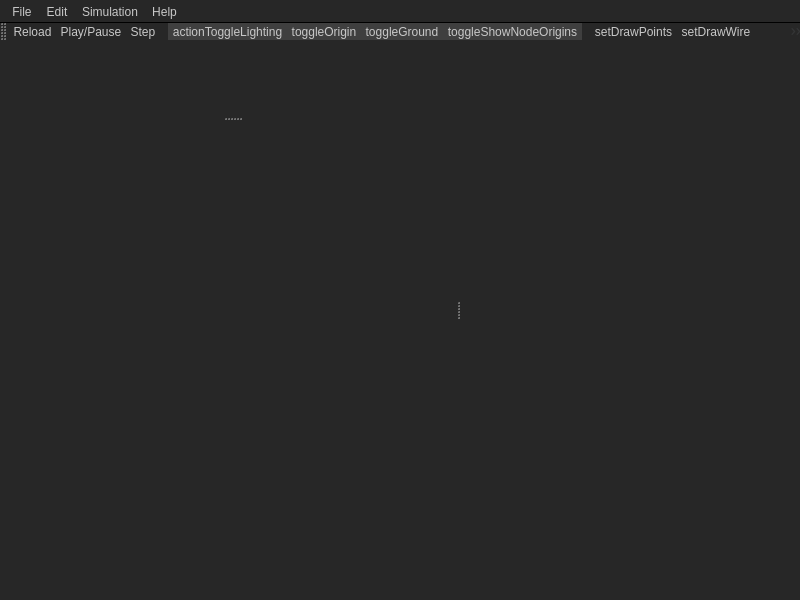
<?xml version="1.0" encoding="UTF-8"?>
<ui version="4.0">
 <class>MainWindow</class>
 <widget class="QMainWindow" name="MainWindow">
  <property name="geometry">
   <rect>
    <x>0</x>
    <y>0</y>
    <width>800</width>
    <height>600</height>
   </rect>
  </property>
  <property name="windowTitle">
   <string>fugu</string>
  </property>
  <property name="styleSheet">
   <string notr="true">/*
	zbrush-like palette
	darkerbg: #101010
	background: #272727	
	lighterbg: #3f3f3f
	inactive font: #959595
	active font: #c8c8c8	
	orange: #f27000
*/

QWidget {
	background: #272727;
	background-color: #272727;
	color: #c8c8c8;
	border: 0;	
}

QTabBar {
	background-color: #272727;
	border: 0;
}

QTabBar::tab { 
	background-color: #272727;
	color: #959595;	 
	padding: 6px;
	/* border: 1px solid black; */ 
	
	border: 0; /* px solid #C4C4C3; */
	 
	border-bottom: 2px solid #272727; /* same as the pane color */
	border-top-left-radius: 0px;
	border-top-right-radius: 0px;
	min-width: 8ex;
}
 
QTabBar::tab:selected, QTabBar::tab:hover {
	background-color: #3f3f3f;
	color: #c8c8c8;	
}

QTabBar::tab:hover {
	background-color: #f27000;
}

QTabWidget::pane { 
	border: 0; 
	border-top: 2px solid #272727;
}



#commandline {
	background-color: #FF0000;
}






QMenu {
     background-color: #272727; /* sets background of the menu */
     color: #c8c8c8;
     border: 1px solid black;     
 }

 QMenu::item {
     /* sets background of menu item. set this to something non-transparent
         if you want menu color and menu item color to be different */
      background-color: #272727; 
      /* background-color: black; */
     
     /* padding: 2px 25px 2px 20px; */
     padding: 2px 25px 2px 20px;
    /*  border: 1px solid transparent; reserve space for selection border */
 }

 QMenu::item:selected { /* when user selects item using mouse or keyboard */
     background-color: #f27000;
 }
 
  QMenu::item:checked {
     background: #3f3f3f;
 }
 
  QMenu::item:checked:selected {
     background-color: #f27000;
 }
 
 QMenu::icon:checked { /* appearance of a 'checked' icon */
     background: transparent; /*#272727; */
     border: 0; /* 1px inset gray; */
     position: absolute;
     top: 1px;
     right: 1px;
     bottom: 1px;
     left: 1px;
 }
  
 QMenu::indicator {
     width: 13px;
     height: 13px;
     background-color: transparent; /* #272727; */
     border: 0;
     padding: 0;
     margin: 0;
 }
 
 /* non-exclusive indicator = check box style indicator (see QActionGroup::setExclusive) */
  QMenu::indicator:non-exclusive {
 	image: none;
 	 border: 0;
     padding: 0;
     margin: 0;
 }
 
 QMenu::indicator:non-exclusive:unchecked {
 }

 QMenu::indicator:non-exclusive:unchecked:selected {
 	background-color: #f27000;
 }

 QMenu::indicator:non-exclusive:checked {
     /* image: url(&quot;../assets/icons/tick.png&quot;); */     
     background: #3f3f3f;
 }

 QMenu::indicator:non-exclusive:checked:selected {
 	background-color: #f27000;
 }

 /* exclusive indicator = radio button style indicator (see QActionGroup::setExclusive) */
 QMenu::indicator:exclusive {
 image: none;
 	 border: 0;
     padding: 0;
     margin: 0;
 }
 
 QMenu::indicator:exclusive:unchecked {
 }

 QMenu::indicator:exclusive:unchecked:selected {
 	background-color: #f27000; 	
 }

 QMenu::indicator:exclusive:checked {
 	background: #3f3f3f;
 }

 QMenu::indicator:exclusive:checked:selected {
 	background-color: #f27000;
 }
 
/* Customize the menu bar. */
QMenuBar {
	background-color: #272727;
	color: #c8c8c8;
	
    border-image: none;
    border-style: none;
    padding: 2px;
    border-bottom: 1px solid black;
}

QMenuBar::item {
    background-color: transparent;
    
    /* border: 1px solid black; */
    /* padding: 4px; */
}

QMenuBar::item:selected {
    background-color: #3f3f3f;
}












QPushButton {
     border-style: outset;
     border-width: 1px;
     border-radius: 6px;
     border-color: black;
     font: bold;
     min-width: 10em;
     padding: 3px;
 }
 
 QPushButton:pressed {
     background-color: #3f3f3f;
     border-style: inset;
 }
 
 QScrollBar {
 	background: #272727;
 }
 
 QScrollBar:horizontal {
 	height: 10px;
    margin: 0 10px 0 10px;
 }
 
  QScrollBar::handle:horizontal {
      background: #3f3f3f; 
      min-width: 5px;
  }
  
  QScrollBar::handle:horizontal:pressed {
      background: #959595;
  }
  
  QScrollBar::add-line:horizontal {      
      background: black;
      border: 2px solid #3f3f3f;
      width: 6px;
      subcontrol-position: right;
      subcontrol-origin: margin;
  }

  QScrollBar::sub-line:horizontal {      
      background: black;
      border: 2px solid #3f3f3f;
      width: 6px;
      subcontrol-position: left;
      subcontrol-origin: margin;
  }
  
  QScrollBar::left-arrow:horizontal, QScrollBar::right-arrow:horizontal {  	 
      width: 0px;
      height: 0px;
      background: none;
  }

  QScrollBar::add-page:horizontal, QScrollBar::sub-page:horizontal {
      background: none;
  }
  
  
 QScrollBar:vertical {
      /* background: #272727; */      
      width: 10px;
      margin: 10px 0 10px 0;
  }
  
  QScrollBar::handle:vertical {
      background: #3f3f3f; 
      min-height: 5px;
  }
  
  QScrollBar::handle:vertical:pressed {
      background: #959595;
  }
  
  QScrollBar::add-line:vertical {      
      background: black;
      border: 2px solid #3f3f3f;
      height: 6px;
      subcontrol-position: bottom;
      subcontrol-origin: margin;
  }

  QScrollBar::sub-line:vertical {      
      background: black;
      border: 2px solid #3f3f3f;
      height: 6px;
      subcontrol-position: top;
      subcontrol-origin: margin;
  }
  
  QScrollBar::up-arrow:vertical, QScrollBar::down-arrow:vertical {  	 
      width: 0px;
      height: 0px;
      background: none;
  }

  QScrollBar::add-page:vertical, QScrollBar::sub-page:vertical {
      background: none;
  }
  
  
  
  
  
  
QSplitter::handle {
	image: none; /* url(images/splitter.png); */
	background: transparent;	
}

 QSplitter::handle:horizontal {
     width: 8px;
     /* border-right: 2px dotted #3f3f3f; */
     
    /* 
     background: qlineargradient(x1: 0, y1: 0, x2: 1, y2: 0,
		stop: 0 #101010, stop: 1.0 #272727 ); */
	background: qlineargradient(x1: 0, y1: 0, x2: 1, y2: 0,
		stop: 0 #181818, 
		stop: 1 #272727 );
     
     
 }

 QSplitter::handle:vertical {
     height: 6px;
     /* border-bottom: 2px dotted #3f3f3f; */
     
     background: qlineargradient(x1: 0, y1: 0, x2: 0, y2: 1,
		stop: 0 #181818, stop: 1.0 #272727 );
 }

 QSplitter::handle:pressed, QSplitter::handle:hover {
     image: none; /* url(images/splitter_pressed.png); */
     /* background: #3f3f3f; */
     border-color: #f27000;
 }
 
 
 
  QToolBar {     
     spacing: 0px; /* spacing between items in the tool bar */
     background: #272727;
 }

QToolBar::separator:horizontal {
	width: 8px;
	 background: transparent; /* #3f3f3f; */
}

 QToolBar::handle:horizontal {
     /* image: url(handle.png); */
     image: none;
     width: 8px;
     background: #3f3f3f;
 }
 
 QToolBar::handle:hover {
     /* image: url(handle.png); */
     image: none;
 	background: #f27000;         
 } 
 
 QToolButton { /* all types of tool button */
	background-color: #272727;
	margin: 0px;
 }

 QToolButton[popupMode=&quot;1&quot;] { /* only for MenuButtonPopup */
     padding-right: 10px; /* make way for the popup button */
 }

 QToolButton:checked {
	 background: #3f3f3f;
}

 QToolButton:pressed, QToolButton:hover {
 	background-color: #f27000;
 }
  
 </string>
  </property>
  <property name="unifiedTitleAndToolBarOnMac">
   <bool>false</bool>
  </property>
  <widget class="QWidget" name="centralwidget">
   <layout class="QHBoxLayout" name="horizontalLayout">
    <item>
     <widget class="QSplitter" name="splitter">
      <property name="orientation">
       <enum>Qt::Horizontal</enum>
      </property>
      <widget class="QFrame" name="frame_2">
       <property name="sizePolicy">
        <sizepolicy hsizetype="Expanding" vsizetype="Preferred">
         <horstretch>0</horstretch>
         <verstretch>0</verstretch>
        </sizepolicy>
       </property>
       <property name="frameShape">
        <enum>QFrame::StyledPanel</enum>
       </property>
       <property name="frameShadow">
        <enum>QFrame::Raised</enum>
       </property>
       <layout class="QHBoxLayout" name="horizontalLayout_3">
        <item>
         <widget class="QSplitter" name="splitter_2">
          <property name="orientation">
           <enum>Qt::Vertical</enum>
          </property>
          <widget class="QWidget" name="editorscontainer" native="true">
           <layout class="QHBoxLayout" name="horizontalLayout_2">
            <property name="spacing">
             <number>0</number>
            </property>
            <property name="margin">
             <number>0</number>
            </property>
            <item>
             <widget class="QTabWidget" name="editors">
              <property name="currentIndex">
               <number>-1</number>
              </property>
              <property name="documentMode">
               <bool>false</bool>
              </property>
              <property name="movable">
               <bool>true</bool>
              </property>
             </widget>
            </item>
           </layout>
          </widget>
          <widget class="ConsoleWidget" name="consolewidget" native="true">
           <property name="sizePolicy">
            <sizepolicy hsizetype="Preferred" vsizetype="Expanding">
             <horstretch>0</horstretch>
             <verstretch>0</verstretch>
            </sizepolicy>
           </property>
          </widget>
         </widget>
        </item>
       </layout>
      </widget>
      <widget class="FGView" name="fgview" native="true">
       <property name="sizePolicy">
        <sizepolicy hsizetype="Expanding" vsizetype="Expanding">
         <horstretch>0</horstretch>
         <verstretch>0</verstretch>
        </sizepolicy>
       </property>
       <property name="minimumSize">
        <size>
         <width>50</width>
         <height>50</height>
        </size>
       </property>
       <property name="baseSize">
        <size>
         <width>0</width>
         <height>0</height>
        </size>
       </property>
      </widget>
     </widget>
    </item>
   </layout>
  </widget>
  <widget class="QMenuBar" name="menubar">
   <property name="geometry">
    <rect>
     <x>0</x>
     <y>0</y>
     <width>800</width>
     <height>25</height>
    </rect>
   </property>
   <widget class="QMenu" name="menuFile">
    <property name="title">
     <string>File</string>
    </property>
    <addaction name="actionNew"/>
    <addaction name="action_Open"/>
    <addaction name="action_Save"/>
    <addaction name="actionSave_As"/>
    <addaction name="actionExit"/>
   </widget>
   <widget class="QMenu" name="menuEdit">
    <property name="title">
     <string>Edit</string>
    </property>
    <addaction name="actionUndo"/>
    <addaction name="actionRedo"/>
   </widget>
   <widget class="QMenu" name="menuSimulation">
    <property name="title">
     <string>Simulation</string>
    </property>
    <addaction name="actionPlay"/>
    <addaction name="actionReload"/>
    <addaction name="actionStep"/>
   </widget>
   <widget class="QMenu" name="menuHelp">
    <property name="title">
     <string>Help</string>
    </property>
    <addaction name="action_Reference"/>
    <addaction name="action_About"/>
   </widget>
   <addaction name="menuFile"/>
   <addaction name="menuEdit"/>
   <addaction name="menuSimulation"/>
   <addaction name="menuHelp"/>
  </widget>
  <widget class="QStatusBar" name="statusbar"/>
  <widget class="QToolBar" name="toolBar">
   <property name="windowTitle">
    <string>toolBar</string>
   </property>
   <attribute name="toolBarArea">
    <enum>TopToolBarArea</enum>
   </attribute>
   <attribute name="toolBarBreak">
    <bool>false</bool>
   </attribute>
   <addaction name="actionReload"/>
   <addaction name="actionPlay"/>
   <addaction name="actionStep"/>
   <addaction name="separator"/>
   <addaction name="actionToggleLighting"/>
   <addaction name="actionToggleOrigin"/>
   <addaction name="actionToggleGround"/>
   <addaction name="actionToggleShowNodeOrigins"/>
   <addaction name="separator"/>
   <addaction name="actionSetDrawPoints"/>
   <addaction name="actionSetDrawWire"/>
   <addaction name="actionSetDrawFlat"/>
   <addaction name="actionSetDrawPhong"/>
   <addaction name="actionSetDrawTextured"/>
   <addaction name="separator"/>
   <addaction name="actionSetSubdivs0"/>
   <addaction name="actionSetSubdivs1"/>
   <addaction name="actionSetSubdivs2"/>
   <addaction name="actionSetSubdivs3"/>
   <addaction name="separator"/>
   <addaction name="actionSetColourNone"/>
   <addaction name="actionSetColourVertex"/>
  </widget>
  <action name="actionNew">
   <property name="text">
    <string>&amp;New</string>
   </property>
   <property name="shortcut">
    <string>Ctrl+N</string>
   </property>
  </action>
  <action name="action_Open">
   <property name="text">
    <string>&amp;Open</string>
   </property>
   <property name="shortcut">
    <string>Ctrl+O</string>
   </property>
  </action>
  <action name="action_Save">
   <property name="text">
    <string>&amp;Save</string>
   </property>
   <property name="shortcut">
    <string>Ctrl+S</string>
   </property>
  </action>
  <action name="actionSave_As">
   <property name="text">
    <string>Save As...</string>
   </property>
  </action>
  <action name="actionExit">
   <property name="text">
    <string>Exit</string>
   </property>
  </action>
  <action name="actionUndo">
   <property name="text">
    <string>Undo</string>
   </property>
   <property name="shortcut">
    <string>Ctrl+Z</string>
   </property>
  </action>
  <action name="actionRedo">
   <property name="text">
    <string>Redo</string>
   </property>
   <property name="shortcut">
    <string>Ctrl+Y</string>
   </property>
  </action>
  <action name="actionPlay">
   <property name="checkable">
    <bool>true</bool>
   </property>
   <property name="icon">
    <iconset resource="resources.qrc">
     <normaloff>:/res/control_play.png</normaloff>
     <normalon>:/res/control_pause.png</normalon>:/res/control_play.png</iconset>
   </property>
   <property name="text">
    <string>Play/Pause</string>
   </property>
  </action>
  <action name="actionReload">
   <property name="icon">
    <iconset resource="resources.qrc">
     <normaloff>:/res/control_start.png</normaloff>:/res/control_start.png</iconset>
   </property>
   <property name="text">
    <string>Reload</string>
   </property>
   <property name="shortcut">
    <string>Ctrl+R, F5</string>
   </property>
  </action>
  <action name="actionStep">
   <property name="icon">
    <iconset resource="resources.qrc">
     <normaloff>:/res/control_step.png</normaloff>:/res/control_step.png</iconset>
   </property>
   <property name="text">
    <string>Step</string>
   </property>
  </action>
  <action name="action_About">
   <property name="text">
    <string>&amp;About</string>
   </property>
  </action>
  <action name="action_Reference">
   <property name="text">
    <string>&amp;Reference</string>
   </property>
  </action>
  <action name="actionToggleLighting">
   <property name="checkable">
    <bool>true</bool>
   </property>
   <property name="checked">
    <bool>true</bool>
   </property>
   <property name="icon">
    <iconset resource="resources.qrc">
     <normaloff>:/res/lightbulb_off.png</normaloff>
     <normalon>:/res/lightbulb.png</normalon>:/res/lightbulb_off.png</iconset>
   </property>
   <property name="text">
    <string>actionToggleLighting</string>
   </property>
   <property name="toolTip">
    <string>Enable lighting</string>
   </property>
  </action>
  <action name="actionSetDrawWire">
   <property name="checkable">
    <bool>true</bool>
   </property>
   <property name="icon">
    <iconset resource="resources.qrc">
     <normaloff>:/res/wire.png</normaloff>:/res/wire.png</iconset>
   </property>
   <property name="text">
    <string>setDrawWire</string>
   </property>
  </action>
  <action name="actionSetDrawFlat">
   <property name="checkable">
    <bool>true</bool>
   </property>
   <property name="icon">
    <iconset resource="resources.qrc">
     <normaloff>:/res/flat.png</normaloff>:/res/flat.png</iconset>
   </property>
   <property name="text">
    <string>setDrawFlat</string>
   </property>
  </action>
  <action name="actionSetDrawSmooth">
   <property name="checkable">
    <bool>true</bool>
   </property>
   <property name="icon">
    <iconset resource="resources.qrc">
     <normaloff>:/res/smooth.png</normaloff>:/res/smooth.png</iconset>
   </property>
   <property name="text">
    <string>setDrawSmooth</string>
   </property>
  </action>
  <action name="actionSetDrawPhong">
   <property name="checkable">
    <bool>true</bool>
   </property>
   <property name="icon">
    <iconset resource="resources.qrc">
     <normaloff>:/res/phong.png</normaloff>:/res/phong.png</iconset>
   </property>
   <property name="text">
    <string>setDrawPhong</string>
   </property>
  </action>
  <action name="actionSetDrawPoints">
   <property name="checkable">
    <bool>true</bool>
   </property>
   <property name="icon">
    <iconset resource="resources.qrc">
     <normaloff>:/res/points.png</normaloff>:/res/points.png</iconset>
   </property>
   <property name="text">
    <string>setDrawPoints</string>
   </property>
  </action>
  <action name="actionSetDrawTextured">
   <property name="checkable">
    <bool>true</bool>
   </property>
   <property name="icon">
    <iconset resource="resources.qrc">
     <normaloff>:/res/textured.png</normaloff>:/res/textured.png</iconset>
   </property>
   <property name="text">
    <string>setDrawTextured</string>
   </property>
  </action>
  <action name="actionSetSubdivs0">
   <property name="checkable">
    <bool>true</bool>
   </property>
   <property name="icon">
    <iconset resource="resources.qrc">
     <normaloff>:/res/subdiv0.png</normaloff>:/res/subdiv0.png</iconset>
   </property>
   <property name="text">
    <string>setSubdivs0</string>
   </property>
  </action>
  <action name="actionSetSubdivs1">
   <property name="checkable">
    <bool>true</bool>
   </property>
   <property name="icon">
    <iconset resource="resources.qrc">
     <normaloff>:/res/subdiv1.png</normaloff>:/res/subdiv1.png</iconset>
   </property>
   <property name="text">
    <string>setSubdivs1</string>
   </property>
  </action>
  <action name="actionSetSubdivs2">
   <property name="checkable">
    <bool>true</bool>
   </property>
   <property name="icon">
    <iconset resource="resources.qrc">
     <normaloff>:/res/subdiv2.png</normaloff>:/res/subdiv2.png</iconset>
   </property>
   <property name="text">
    <string>setSubdivs2</string>
   </property>
  </action>
  <action name="actionSetSubdivs3">
   <property name="checkable">
    <bool>true</bool>
   </property>
   <property name="icon">
    <iconset resource="resources.qrc">
     <normaloff>:/res/subdiv3.png</normaloff>:/res/subdiv3.png</iconset>
   </property>
   <property name="text">
    <string>setSubdivs3</string>
   </property>
  </action>
  <action name="actionToggleOrigin">
   <property name="checkable">
    <bool>true</bool>
   </property>
   <property name="checked">
    <bool>true</bool>
   </property>
   <property name="icon">
    <iconset resource="resources.qrc">
     <normaloff>:/res/axes.png</normaloff>:/res/axes.png</iconset>
   </property>
   <property name="text">
    <string>toggleOrigin</string>
   </property>
  </action>
  <action name="actionToggleGround">
   <property name="checkable">
    <bool>true</bool>
   </property>
   <property name="checked">
    <bool>true</bool>
   </property>
   <property name="icon">
    <iconset resource="resources.qrc">
     <normaloff>:/res/ground.png</normaloff>:/res/ground.png</iconset>
   </property>
   <property name="text">
    <string>toggleGround</string>
   </property>
  </action>
  <action name="actionToggleShowNodeOrigins">
   <property name="checkable">
    <bool>true</bool>
   </property>
   <property name="checked">
    <bool>true</bool>
   </property>
   <property name="icon">
    <iconset resource="resources.qrc">
     <normaloff>:/res/nodeaxes.png</normaloff>:/res/nodeaxes.png</iconset>
   </property>
   <property name="text">
    <string>toggleShowNodeOrigins</string>
   </property>
  </action>
  <action name="actionSetColourNone">
   <property name="checkable">
    <bool>true</bool>
   </property>
   <property name="icon">
    <iconset resource="resources.qrc">
     <normaloff>:/res/colour_none.png</normaloff>:/res/colour_none.png</iconset>
   </property>
   <property name="text">
    <string>setColourNone</string>
   </property>
  </action>
  <action name="actionSetColourVertex">
   <property name="checkable">
    <bool>true</bool>
   </property>
   <property name="icon">
    <iconset resource="resources.qrc">
     <normaloff>:/res/colour_vertex.png</normaloff>:/res/colour_vertex.png</iconset>
   </property>
   <property name="text">
    <string>setColourVertex</string>
   </property>
  </action>
 </widget>
 <customwidgets>
  <customwidget>
   <class>ConsoleWidget</class>
   <extends>QWidget</extends>
   <header>fge/consolewidget.h</header>
   <container>1</container>
  </customwidget>
  <customwidget>
   <class>FGView</class>
   <extends>QWidget</extends>
   <header>fge/fgview.h</header>
   <container>1</container>
   <slots>
    <slot>toggleLighting(bool)</slot>
    <slot>setDrawSmooth()</slot>
    <slot>setDrawFlat()</slot>
    <slot>setDrawWire()</slot>
    <slot>setDrawPoints()</slot>
    <slot>setDrawTextured()</slot>
    <slot>setDrawPhong()</slot>
    <slot>setSubdivs0()</slot>
    <slot>setSubdivs1()</slot>
    <slot>setSubdivs2()</slot>
    <slot>setSubdivs3()</slot>
    <slot>toggleOrigin(bool)</slot>
    <slot>toggleGround(bool)</slot>
    <slot>toggleShowNodeAxes(bool)</slot>
    <slot>setColourModeNone()</slot>
    <slot>setColourModeVertex()</slot>
   </slots>
  </customwidget>
 </customwidgets>
 <resources>
  <include location="resources.qrc"/>
 </resources>
 <connections>
  <connection>
   <sender>actionNew</sender>
   <signal>triggered()</signal>
   <receiver>MainWindow</receiver>
   <slot>newFile()</slot>
   <hints>
    <hint type="sourcelabel">
     <x>-1</x>
     <y>-1</y>
    </hint>
    <hint type="destinationlabel">
     <x>399</x>
     <y>299</y>
    </hint>
   </hints>
  </connection>
  <connection>
   <sender>actionExit</sender>
   <signal>triggered()</signal>
   <receiver>MainWindow</receiver>
   <slot>quit()</slot>
   <hints>
    <hint type="sourcelabel">
     <x>-1</x>
     <y>-1</y>
    </hint>
    <hint type="destinationlabel">
     <x>399</x>
     <y>299</y>
    </hint>
   </hints>
  </connection>
  <connection>
   <sender>actionRedo</sender>
   <signal>triggered()</signal>
   <receiver>MainWindow</receiver>
   <slot>redo()</slot>
   <hints>
    <hint type="sourcelabel">
     <x>-1</x>
     <y>-1</y>
    </hint>
    <hint type="destinationlabel">
     <x>399</x>
     <y>299</y>
    </hint>
   </hints>
  </connection>
  <connection>
   <sender>actionUndo</sender>
   <signal>triggered()</signal>
   <receiver>MainWindow</receiver>
   <slot>undo()</slot>
   <hints>
    <hint type="sourcelabel">
     <x>-1</x>
     <y>-1</y>
    </hint>
    <hint type="destinationlabel">
     <x>399</x>
     <y>299</y>
    </hint>
   </hints>
  </connection>
  <connection>
   <sender>actionReload</sender>
   <signal>triggered()</signal>
   <receiver>MainWindow</receiver>
   <slot>reload()</slot>
   <hints>
    <hint type="sourcelabel">
     <x>-1</x>
     <y>-1</y>
    </hint>
    <hint type="destinationlabel">
     <x>399</x>
     <y>299</y>
    </hint>
   </hints>
  </connection>
  <connection>
   <sender>actionSave_As</sender>
   <signal>triggered()</signal>
   <receiver>MainWindow</receiver>
   <slot>saveAs()</slot>
   <hints>
    <hint type="sourcelabel">
     <x>-1</x>
     <y>-1</y>
    </hint>
    <hint type="destinationlabel">
     <x>399</x>
     <y>299</y>
    </hint>
   </hints>
  </connection>
  <connection>
   <sender>actionStep</sender>
   <signal>triggered()</signal>
   <receiver>MainWindow</receiver>
   <slot>step()</slot>
   <hints>
    <hint type="sourcelabel">
     <x>-1</x>
     <y>-1</y>
    </hint>
    <hint type="destinationlabel">
     <x>399</x>
     <y>299</y>
    </hint>
   </hints>
  </connection>
  <connection>
   <sender>action_About</sender>
   <signal>triggered()</signal>
   <receiver>MainWindow</receiver>
   <slot>about()</slot>
   <hints>
    <hint type="sourcelabel">
     <x>-1</x>
     <y>-1</y>
    </hint>
    <hint type="destinationlabel">
     <x>399</x>
     <y>299</y>
    </hint>
   </hints>
  </connection>
  <connection>
   <sender>action_Open</sender>
   <signal>triggered()</signal>
   <receiver>MainWindow</receiver>
   <slot>open()</slot>
   <hints>
    <hint type="sourcelabel">
     <x>-1</x>
     <y>-1</y>
    </hint>
    <hint type="destinationlabel">
     <x>399</x>
     <y>299</y>
    </hint>
   </hints>
  </connection>
  <connection>
   <sender>action_Reference</sender>
   <signal>triggered()</signal>
   <receiver>MainWindow</receiver>
   <slot>about()</slot>
   <hints>
    <hint type="sourcelabel">
     <x>-1</x>
     <y>-1</y>
    </hint>
    <hint type="destinationlabel">
     <x>399</x>
     <y>299</y>
    </hint>
   </hints>
  </connection>
  <connection>
   <sender>action_Save</sender>
   <signal>triggered()</signal>
   <receiver>MainWindow</receiver>
   <slot>save()</slot>
   <hints>
    <hint type="sourcelabel">
     <x>-1</x>
     <y>-1</y>
    </hint>
    <hint type="destinationlabel">
     <x>399</x>
     <y>299</y>
    </hint>
   </hints>
  </connection>
  <connection>
   <sender>actionToggleLighting</sender>
   <signal>toggled(bool)</signal>
   <receiver>fgview</receiver>
   <slot>toggleLighting(bool)</slot>
   <hints>
    <hint type="sourcelabel">
     <x>-1</x>
     <y>-1</y>
    </hint>
    <hint type="destinationlabel">
     <x>765</x>
     <y>319</y>
    </hint>
   </hints>
  </connection>
  <connection>
   <sender>actionPlay</sender>
   <signal>toggled(bool)</signal>
   <receiver>MainWindow</receiver>
   <slot>togglePlay(bool)</slot>
   <hints>
    <hint type="sourcelabel">
     <x>-1</x>
     <y>-1</y>
    </hint>
    <hint type="destinationlabel">
     <x>399</x>
     <y>299</y>
    </hint>
   </hints>
  </connection>
  <connection>
   <sender>actionSetDrawFlat</sender>
   <signal>triggered()</signal>
   <receiver>fgview</receiver>
   <slot>setDrawFlat()</slot>
   <hints>
    <hint type="sourcelabel">
     <x>-1</x>
     <y>-1</y>
    </hint>
    <hint type="destinationlabel">
     <x>765</x>
     <y>319</y>
    </hint>
   </hints>
  </connection>
  <connection>
   <sender>actionSetDrawPhong</sender>
   <signal>triggered()</signal>
   <receiver>fgview</receiver>
   <slot>setDrawPhong()</slot>
   <hints>
    <hint type="sourcelabel">
     <x>-1</x>
     <y>-1</y>
    </hint>
    <hint type="destinationlabel">
     <x>765</x>
     <y>319</y>
    </hint>
   </hints>
  </connection>
  <connection>
   <sender>actionSetDrawPoints</sender>
   <signal>triggered()</signal>
   <receiver>fgview</receiver>
   <slot>setDrawPoints()</slot>
   <hints>
    <hint type="sourcelabel">
     <x>-1</x>
     <y>-1</y>
    </hint>
    <hint type="destinationlabel">
     <x>765</x>
     <y>319</y>
    </hint>
   </hints>
  </connection>
  <connection>
   <sender>actionSetDrawSmooth</sender>
   <signal>triggered()</signal>
   <receiver>fgview</receiver>
   <slot>setDrawSmooth()</slot>
   <hints>
    <hint type="sourcelabel">
     <x>-1</x>
     <y>-1</y>
    </hint>
    <hint type="destinationlabel">
     <x>765</x>
     <y>319</y>
    </hint>
   </hints>
  </connection>
  <connection>
   <sender>actionSetDrawTextured</sender>
   <signal>triggered()</signal>
   <receiver>fgview</receiver>
   <slot>setDrawTextured()</slot>
   <hints>
    <hint type="sourcelabel">
     <x>-1</x>
     <y>-1</y>
    </hint>
    <hint type="destinationlabel">
     <x>765</x>
     <y>319</y>
    </hint>
   </hints>
  </connection>
  <connection>
   <sender>actionSetDrawWire</sender>
   <signal>triggered()</signal>
   <receiver>fgview</receiver>
   <slot>setDrawWire()</slot>
   <hints>
    <hint type="sourcelabel">
     <x>-1</x>
     <y>-1</y>
    </hint>
    <hint type="destinationlabel">
     <x>765</x>
     <y>319</y>
    </hint>
   </hints>
  </connection>
  <connection>
   <sender>actionSetSubdivs0</sender>
   <signal>triggered()</signal>
   <receiver>fgview</receiver>
   <slot>setSubdivs0()</slot>
   <hints>
    <hint type="sourcelabel">
     <x>-1</x>
     <y>-1</y>
    </hint>
    <hint type="destinationlabel">
     <x>765</x>
     <y>315</y>
    </hint>
   </hints>
  </connection>
  <connection>
   <sender>actionSetSubdivs1</sender>
   <signal>triggered()</signal>
   <receiver>fgview</receiver>
   <slot>setSubdivs1()</slot>
   <hints>
    <hint type="sourcelabel">
     <x>-1</x>
     <y>-1</y>
    </hint>
    <hint type="destinationlabel">
     <x>765</x>
     <y>315</y>
    </hint>
   </hints>
  </connection>
  <connection>
   <sender>actionSetSubdivs2</sender>
   <signal>triggered()</signal>
   <receiver>fgview</receiver>
   <slot>setSubdivs2()</slot>
   <hints>
    <hint type="sourcelabel">
     <x>-1</x>
     <y>-1</y>
    </hint>
    <hint type="destinationlabel">
     <x>765</x>
     <y>315</y>
    </hint>
   </hints>
  </connection>
  <connection>
   <sender>actionSetSubdivs3</sender>
   <signal>triggered()</signal>
   <receiver>fgview</receiver>
   <slot>setSubdivs3()</slot>
   <hints>
    <hint type="sourcelabel">
     <x>-1</x>
     <y>-1</y>
    </hint>
    <hint type="destinationlabel">
     <x>765</x>
     <y>315</y>
    </hint>
   </hints>
  </connection>
  <connection>
   <sender>actionToggleGround</sender>
   <signal>toggled(bool)</signal>
   <receiver>fgview</receiver>
   <slot>toggleGround(bool)</slot>
   <hints>
    <hint type="sourcelabel">
     <x>-1</x>
     <y>-1</y>
    </hint>
    <hint type="destinationlabel">
     <x>765</x>
     <y>315</y>
    </hint>
   </hints>
  </connection>
  <connection>
   <sender>actionToggleOrigin</sender>
   <signal>toggled(bool)</signal>
   <receiver>fgview</receiver>
   <slot>toggleOrigin(bool)</slot>
   <hints>
    <hint type="sourcelabel">
     <x>-1</x>
     <y>-1</y>
    </hint>
    <hint type="destinationlabel">
     <x>765</x>
     <y>315</y>
    </hint>
   </hints>
  </connection>
  <connection>
   <sender>actionToggleShowNodeOrigins</sender>
   <signal>toggled(bool)</signal>
   <receiver>fgview</receiver>
   <slot>toggleShowNodeAxes(bool)</slot>
   <hints>
    <hint type="sourcelabel">
     <x>-1</x>
     <y>-1</y>
    </hint>
    <hint type="destinationlabel">
     <x>765</x>
     <y>315</y>
    </hint>
   </hints>
  </connection>
  <connection>
   <sender>actionSetColourNone</sender>
   <signal>triggered()</signal>
   <receiver>fgview</receiver>
   <slot>setColourModeNone()</slot>
   <hints>
    <hint type="sourcelabel">
     <x>-1</x>
     <y>-1</y>
    </hint>
    <hint type="destinationlabel">
     <x>627</x>
     <y>315</y>
    </hint>
   </hints>
  </connection>
  <connection>
   <sender>actionSetColourVertex</sender>
   <signal>triggered()</signal>
   <receiver>fgview</receiver>
   <slot>setColourModeVertex()</slot>
   <hints>
    <hint type="sourcelabel">
     <x>-1</x>
     <y>-1</y>
    </hint>
    <hint type="destinationlabel">
     <x>627</x>
     <y>315</y>
    </hint>
   </hints>
  </connection>
 </connections>
 <slots>
  <slot>about()</slot>
  <slot>newFile()</slot>
  <slot>save()</slot>
  <slot>saveAs()</slot>
  <slot>load()</slot>
  <slot>unload()</slot>
  <slot>togglePlay(bool)</slot>
  <slot>play()</slot>
  <slot>pause()</slot>
  <slot>step()</slot>
  <slot>reload()</slot>
  <slot>simulateOneStep()</slot>
  <slot>undo()</slot>
  <slot>redo()</slot>
  <slot>runScript(QString)</slot>
  <slot>redirectStreams()</slot>
  <slot>quit()</slot>
  <slot>open()</slot>
 </slots>
</ui>
